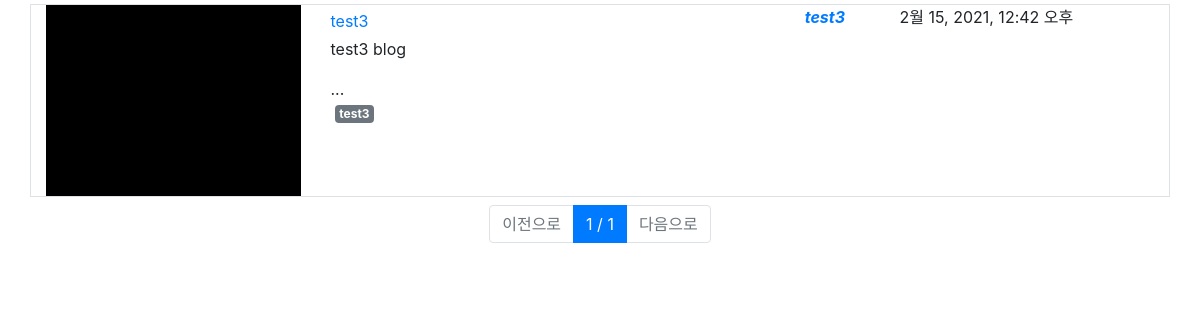
The app's page /blog/follower/ (signed in) with its own data.
### blog_page/models.py (models this page shows, shortened)
class Blog(models.Model):
    title = models.CharField(max_length=255, verbose_name='제목')
    contents = models.TextField(verbose_name='내용')
    thumbnails = models.ImageField(blank=True,upload_to=upload_to,null=True,default='blank.png')
    writer = models.ForeignKey('user.User',on_delete=models.CASCADE,verbose_name='작성자')
    tags = models.ManyToManyField('tag.Tag',verbose_name='태그')
    registered_date = models.DateTimeField(auto_now_add=True, verbose_name='등록시간')
    class Meta:
        db_table = 'blog'
        verbose_name = '게시글'
        verbose_name_plural = '게시글'

### tag/models.py (models this page shows, shortened)
class Tag(models.Model):
    name = models.CharField(max_length=32, verbose_name='태그명')
    registered_date = models.DateTimeField(auto_now_add=True, verbose_name='등록시간')
    class Meta:
        db_table = 'tag'
        verbose_name = '태그'
        verbose_name_plural = '태그'

### user/models.py (models this page shows)
class User(models.Model):
    username = models.CharField(max_length=128, verbose_name='ID')
    email = models.EmailField(max_length=128, verbose_name='E-mail')
    password = models.CharField(max_length=128, verbose_name='비밀번호')
    register_date = models.DateTimeField(auto_now_add=True, verbose_name='등록일')
    def __str__(self):
        return self.username
    class Meta:
        db_table = 'user'
        verbose_name = '사용자'
        verbose_name_plural = '사용자'

### blog_page/views.py (the view)
# urls.py: path('blog/follower/', FollowerBlogView.as_view()),
class FollowerBlogView(View):
    def get(self, request):
        username = request.session.get('user')
        if username == None:
            blogs = []
        else:
            user = User.objects.get(username=username)
            followee, _ = Followers.objects.get_or_create(follower=user)
            followee = followee.followee.all()
            blogs = Blog.objects.filter(writer__in=followee).all().order_by('-id')
            page = int(request.GET.get('p', 1))
            paginator = Paginator(blogs, 4)
            blogs = paginator.get_page(page)
        return render(request, 'follower_blogs.html',{'username': request.session.get('user'), 'blogs':blogs})

### blog_page/templates/follower_blogs.html (shortened to what this page needs)
<html>
<head>
  <link rel="stylesheet" href="https://stackpath.bootstrapcdn.com/bootstrap/4.3.1/css/bootstrap.min.css"
>
</head>
<body>
    <div class="container">
    {% for blog in blogs %}
        <div class="row mt-1 border">
                {% if blog.thumbnails != None %}
                <img src="{{ blog.thumbnails.url }}" class="col-3">
                {% else %}
                <img class="col-3">
                {% endif %}
                <div class="col-5">
                    <div class="my-1"><a href='/blog/detail/{{ blog.id }}' target="_top">{{ blog.title }}</a></div>
                    <div class="my-1">{{ blog.contents|safe|slice:":20" }}...</div>
                    <div id="tags" class="d-flex flex-row">
                    {% for tag in blog.tags.all %}
                    <span class="badge badge-secondary mx-1">{{ tag.name }}</span>
                    {% endfor %}
                    </div>
                </div>
                <div class="col-1 font-weight-bold font-italic">
                    <a id="blog-writer-{{ blog.id }}" href="/myblog/{{ blog.writer }}/" target="_top">{{ blog.writer }}</a>
                </div>
                <div class="col-3">{{ blog.registered_date }}</div>
        </div>
    {% empty %}
    <div><h1>No Contents</h1></div>
    {% endfor %}
    <div class="row mt-2">
            <div class="col-12">
                <nav>
                    <ul class="pagination justify-content-center">
                        {% if blogs.has_previous %}
                        <li class="page-item">
                            <a class="page-link" href="?p={{ blogs.previous_page_number }}">이전으로</a>
                        </li>
                        {% else %}
                        <li class="page-item disabled">
                            <a class="page-link" href="#">이전으로</a>
                        </li>
                        {% endif %}
                        <li class="page-item active">
                            <a class="page-link" href="#">{{ blogs.number }} / {{ blogs.paginator.num_pages }}</a>
                        </li>
                        {% if blogs.has_next %}
                        <li class="page-item">
                            <a class="page-link" href="?p={{ blogs.next_page_number }}"> 다음으로</a>
                        </li>
                        {% else %}
                        <li class="page-item disabled">
                            <a class="page-link" href="#">다음으로</a>
                        </li>
                        {% endif %}
                    </ul>
                </nav>
            </div>
        </div>
    </div>
</body>
</html>

### records on screen
Blog: thumbnails (placeholder picture), title "test3", contents "test3 blog", writer "test3", registered_date "2월 15, 2021, 12:42 오후"
Tag: name "test3"

### other values on screen
{{ blogs.number }} "1"
{{ blogs.paginator.num_pages }} "1"
